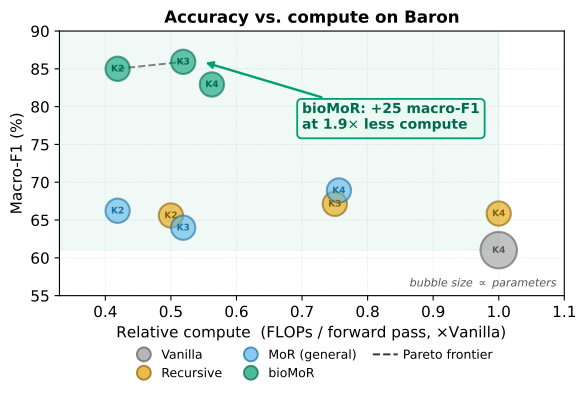

The script that saved this image:
"""BRAINSTORM PROTOTYPE (not wired into the paper).

Pareto training-cost figure for ONE dataset (Baron): y = Macro F1, x = compute.
We do NOT yet have measured GPU-hours in the result JSONs, so this prototype uses the
analytical relative FLOPs (per forward pass) we already compute -- a hardware-independent
proxy. Swap the x-values for measured GPU-hours once a timed run exists (see plan).

Points: Vanilla, general Recursive, Mixture-of-Recursions (MoR), and bioMoR, each at its
depth variants. Colour = architecture (Okabe-Ito, colour-blind safe); marker size = params.
"""
import numpy as np
import matplotlib
matplotlib.use("Agg")
import matplotlib.pyplot as plt
import build_cv5_tex as B

BARON = 0  # Baron is data column 0

def arch_of(label, variant, kind):
    if kind.startswith("biomor"): return "bioMoR"
    if label.startswith("Vanilla") or variant == "independent": return "Vanilla"
    if label.startswith("Recursive") or (variant or "").startswith("fixed"): return "Recursive"
    return "MoR (general)"

COL = {"Vanilla": "#999999", "Recursive": "#E69F00",
       "MoR (general)": "#56B4E9", "bioMoR": "#009E73"}

pts = []
for s in B.SPECS:
    if s is None: continue
    label, variant, mode, K, typ, param, kind = s
    sc, pn, pan = B.row_vals(kind, variant, K)
    v = (sc + pn + pan)[BARON]
    if v is None: continue          # skip not-yet-run (token k2/k3 placeholders)
    f1 = v[0]
    flops = B.flops_rel(mode, K) or 1.0
    p = 300 if param == "300K" else 75      # K-params
    pts.append(dict(arch=arch_of(label, variant, kind), f1=f1, cost=flops,
                    params=p, depth=K, mode=mode))

# dedupe to ONE bubble per (architecture, depth): keep the best-F1 variant so the
# expert/token near-duplicates don't pile on top of each other.
_bestby = {}
for p in pts:
    k = (p["arch"], p["depth"])
    if k not in _bestby or p["f1"] > _bestby[k]["f1"]:
        _bestby[k] = p
pts = list(_bestby.values())

# Pareto frontier: maximise F1, minimise cost -> upper-left non-dominated set
def dominated(a, all_):
    return any((b["cost"] <= a["cost"] and b["f1"] >= a["f1"] and
                (b["cost"] < a["cost"] or b["f1"] > a["f1"])) for b in all_ if b is not a)
front = sorted([p for p in pts if not dominated(p, pts)], key=lambda d: d["cost"])

from matplotlib.lines import Line2D
plt.rcParams.update({"font.size": 11})
fig, ax = plt.subplots(figsize=(6.0, 4.2))

xmin, xmax = 0.33, 1.10
ymin, ymax = 55, 90
best = max(pts, key=lambda d: d["f1"])          # headline bioMoR point
van = max((p for p in pts if p["arch"] == "Vanilla"), key=lambda d: d["cost"])
DARK = {"Vanilla": "#5a5a5a", "Recursive": "#8a6100",
        "MoR (general)": "#1f6f9e", "bioMoR": "#00694f"}

# --- shaded "winning" region: high accuracy AND low compute (upper-left of Vanilla) ---
ax.axhspan(van["f1"], ymax, xmin=0, xmax=(van["cost"] - xmin) / (xmax - xmin),
           color="#009E73", alpha=0.06, zorder=0)

# --- Pareto frontier line ---
fx = [p["cost"] for p in front]; fy = [p["f1"] for p in front]
ax.plot(fx, fy, color="#333333", lw=1.4, ls="--", alpha=0.6, zorder=1)

# --- bubbles: area proportional to parameters, K label inside each ---
for p in sorted(pts, key=lambda d: -d["params"]):   # big bubbles first (drawn behind)
    area = 180 + p["params"] * 1.7          # Vanilla 300K -> larger; shared 75K -> small
    ax.scatter(p["cost"], p["f1"], s=area, c=COL[p["arch"]], alpha=0.6,
               edgecolors=DARK[p["arch"]], linewidths=1.5, zorder=3)
    ax.text(p["cost"], p["f1"], f"K{p['depth']}", ha="center", va="center",
            fontsize=6.5, fontweight="bold", color=DARK[p["arch"]], zorder=4)

# single callout for the headline win, in the empty middle-right
gain = best["f1"] - van["f1"]; speed = van["cost"] / best["cost"]
ax.annotate(f"bioMoR: +{gain:.0f} macro-F1\nat {speed:.1f}$\\times$ less compute",
            xy=(best["cost"] + 0.03, best["f1"]), xytext=(0.70, 78.5),
            fontsize=10, fontweight="bold", color="#00694f", va="center",
            bbox=dict(boxstyle="round,pad=0.35", fc="#eafaf3", ec="#009E73", lw=1.3),
            arrowprops=dict(arrowstyle="-|>", color="#009E73", lw=1.7))

ax.set_xlim(xmin, xmax); ax.set_ylim(ymin, ymax)
ax.set_xlabel("Relative compute  (FLOPs / forward pass, $\\times$Vanilla)", fontsize=11)
ax.set_ylabel("Macro-F1 (\\%)".replace("\\", ""), fontsize=11)
ax.set_title("Accuracy vs.\\ compute on Baron".replace("\\", ""), fontsize=12, fontweight="bold")
ax.grid(True, ls=":", lw=0.5, alpha=0.5)
# color legend BELOW the axes (no in-plot overlap); bubble size note alongside
order = ["Vanilla", "Recursive", "MoR (general)", "bioMoR"]
handles = [Line2D([0], [0], marker="o", ls="", ms=10, mfc=COL[a], mec=DARK[a],
                  mew=1.4, alpha=0.7, label=a) for a in order]
handles.append(Line2D([0], [0], ls="--", color="#333333", lw=1.4, label="Pareto frontier"))
ax.legend(handles=handles, fontsize=9, frameon=False, ncol=3,
          loc="upper center", bbox_to_anchor=(0.5, -0.16), handletextpad=0.4,
          columnspacing=1.3)
ax.text(0.985, 0.03, "bubble size $\\propto$ parameters", transform=ax.transAxes,
        fontsize=8, color="#555555", ha="right", style="italic")
fig.tight_layout()
import os as _os
_figs = _os.path.join(_os.path.dirname(__file__), "paper", "figs")
_os.makedirs(_figs, exist_ok=True)
fig.savefig(_os.path.join(_figs, "pareto_efficiency.pdf"), bbox_inches="tight", dpi=600)
fig.savefig("pareto_prototype.pdf", bbox_inches="tight", dpi=600)
print("wrote paper/figs/pareto_efficiency.pdf")
print(f"{'arch':16s} {'depth':5s} {'cost(FLOPs)':11s} {'F1':6s} {'onFrontier'}")
for p in sorted(pts, key=lambda d: (d["arch"], d["cost"])):
    print(f"{p['arch']:16s} K{p['depth']:<4d} {p['cost']:<11.3f} {p['f1']:<6.1f} {'*' if p in front else ''}")
